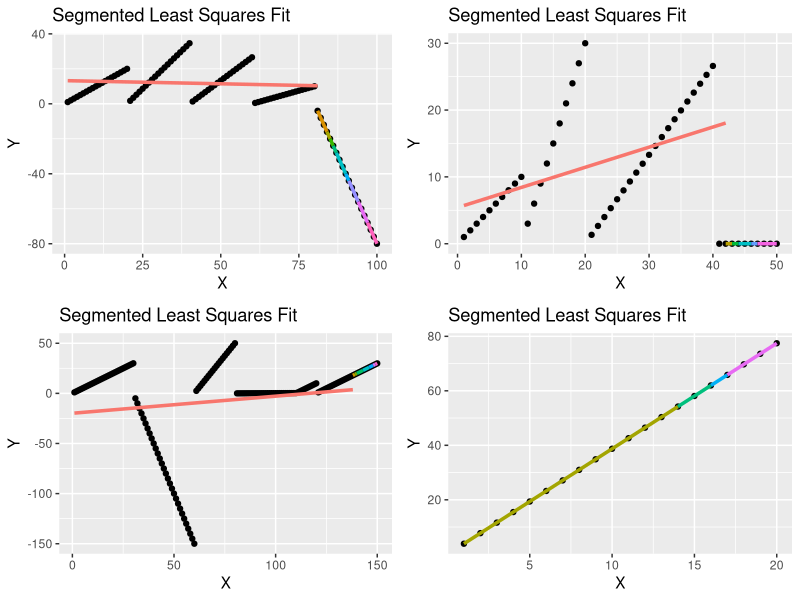

Source code (R):
##Dynamic Programming Solution for Segmented Least Squares
#
#Code Authors: Madie Munro, Redempta Manzi, Brittany Boles

#-----------------------------------------------------------------------------------------------

library(ggplot2)
library(gridExtra)
library(scales)

#function to calculate least squares error for fitting a line between two points
least_squares_error <- function(x, y, i, j) {
  if (i == j) return(0)
  x_segment <- x[i:j]
  y_segment <- y[i:j]
  
  model <- lm(y_segment ~ x_segment)  #use linear model to fit data
  y_pred <- predict(model, data.frame(x_segment))  #predict y values for SSE
  return(sum((y_segment - y_pred)^2))
}

#-----------------------------------------------------------------------------------------------

#segmented least squares for a fixed number of segments
segmented_least_squares <- function(x, y, k) {
  n <- length(x)
  
  #initialize cost matrix
  cost <- matrix(0, n, n)
  
  #compute the least squares error for each segment and store in cost matrix
  for (i in 1:(n-1)) {
    for (j in (i+1):n) {
      cost[i, j] <- least_squares_error(x, y, i, j)
    }
  }
  
  #matrix to store minimum error for each segment and points
  errs <- matrix(Inf, k+1, n+1)
  errs[1,] <- 0  # Base case
  
  #backtrack array to store the index where the optimal partition occurs
  partition <- matrix(0, k+1, n+1)
  
  for (i in 2:(k+1)) {
    for (p in 2:n) {
      for (j in 1:(p-1)) {
        error <- errs[i-1, j] + cost[j, p]
        if (error < errs[i, p]) {
          errs[i, p] <- error
          partition[i, p] <- j
        }
      }
    }
  }
  
  #Find k partitions
  segments <- numeric(k+1)
  segments[k+1] <- n
  for (i in k:1) {
    segments[i] <- partition[i, segments[i+1]]
  }
  
  list(errs = errs, segments = segments)
}

#-----------------------------------------------------------------------------------------------

#plot the points and the fitted line segments
plot_segments <- function(x, y, segments) {
  plot_data <- data.frame(x = x, y = y)
  p <- ggplot(plot_data, aes(x, y)) + 
    geom_point()
    # geom_point() + 
    # geom_line(linetype = "dashed", color = "black")
  
  #define dynamic colors based on the number of segments
  segment_count <- length(segments) - 1
  colors <- scales::hue_pal()(segment_count)
  
  #plot each segment with fitted regression line
  for (i in 1:segment_count) {
    x_segment <- x[segments[i]:segments[i+1]]
    y_segment <- y[segments[i]:segments[i+1]]
    
    model <- lm(y_segment ~ x_segment)  #use linear model to fit data
    y_pred <- predict(model, data.frame(x_segment))  #predict y values
    
    #create a dataframe for the segment and plot it 
    segment_data <- data.frame(x = x_segment, y = y_pred)
    p <- p + geom_line(data = segment_data, aes(x = x, y = y), color = colors[i], linewidth = 1.2)
  }
  
  #add labels and display plot
  p + labs(title = "Segmented Least Squares Fit", x = "X", y = "Y")
}

#test and plot results
#--------PLOT 1------------------------------------------------------
set.seed(1234)
n <- 100
x <- seq(1, n, length.out = n)
y <- c(1:20, sqrt(3) * 1:20, 1.33 * 1:20, .5 * (1:20), -4 * 1:20)  

k <- 10
result <- segmented_least_squares(x, y, k)

plot1 <- plot_segments(x, y, result$segments)

#--------PLOT 2------------------------------------------------------
set.seed(2345)
n2 <- 50
x2 <- seq(1, n2, length.out = n2)
y2 <- c(1:10, 3 * 1:10, 1.33 * 1:20, .0001 * (1:10))  

k2 <- 6
result2 <- segmented_least_squares(x2, y2, k2)

plot2 <- plot_segments(x2, y2, result2$segments)

#--------PLOT 3------------------------------------------------------
set.seed(123)
n3 <- 150
x3 <- seq(1, n3, length.out = n3)
y3 <- c(1:30, -5 * 1:30, 2.5 * 1:20, .01 * 1:30, 1:10, log(2.71) * 1:30)  

k3 <- 8
result3 <- segmented_least_squares(x3, y3, k3)

plot3 <- plot_segments(x3, y3, result3$segments)

#--------PLOT 4------------------------------------------------------
set.seed(234)
n4 <- 20
x4 <- seq(1, n4, length.out = n4)
y4 <- c(sqrt(15) * 1:20)  

k4 <- 5
result4 <- segmented_least_squares(x4, y4, k4)

plot4 <- plot_segments(x4, y4, result4$segments)

#display all plots
grid.arrange(plot1, plot2, plot3, plot4, ncol = 2, nrow = 2)










                                        